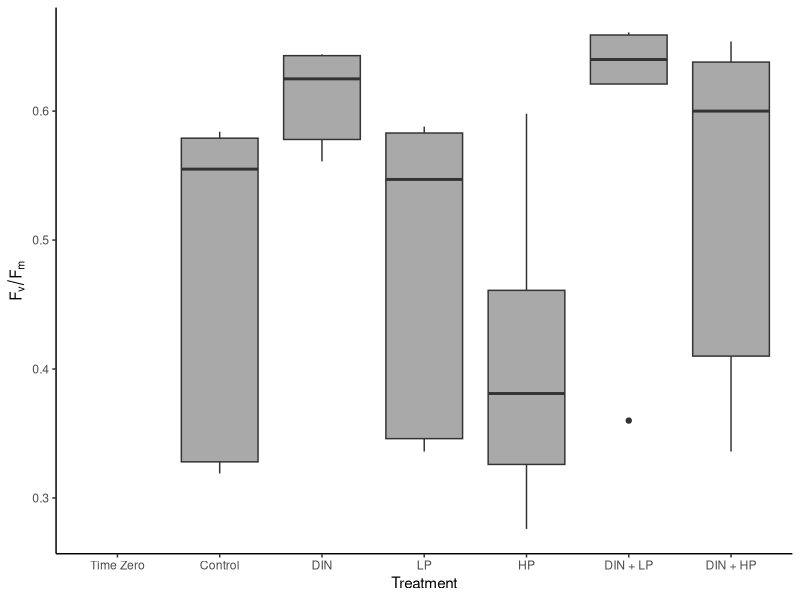

Write the R code that produced this figure.
#2023-07-31
#practice with PAM data - Bioassay 3 (07/04-06/23)

library(tidyverse)
library(dplyr)
library(lubridate)
library(readxl)
library(ggplot2)
library(car)
library(rstatix)

#import data

bioassay_3_PAM = read_excel("data/2023-07-06_bioassay_3.xlsx", sheet = "PAM")

summary(bioassay_3_PAM)
glimpse(bioassay_3_PAM)

#find average per treatment

bioassay_3_PAM_avg = bioassay_3_PAM %>%
  group_by(Other) %>%
  summarise(mean_FvFm = mean(FvFm))

bioassay_3_PAM_avg

#boxplot5

bioassay_3_fig_5 = ggplot() +
  geom_boxplot(aes(x = fct_relevel(Other, "T_0", "Control", "DIN", "LP", "HP", "DIN_LP", "DIN_HP"), 
                   y = FvFm),
               fill = "darkgrey",
               data = bioassay_3_PAM) +
  xlab("Treatment") +
  ylab(expression(F[v]/F[m])) +
  scale_x_discrete(labels= c("T_0" = "Time Zero", "Control" = "Control", "DIN" = "DIN", "LP" = "LP", "HP" = "HP", "DIN_LP" = "DIN + LP", "DIN_HP" = "DIN + HP")) +
  theme_classic() 
ggsave(bioassay_3_fig_5, filename = "figures/bioassay_3_fig_5.png",
       device = "png", height = 7, width = 11)

#anova to compare treatments

leveneTest(bioassay_3_PAM$FvFm ~ bioassay_3_PAM$Other)

PAM_ANOVA = oneway.test(FvFm ~ Other,
            data = bioassay_3_PAM,
            var.equal = TRUE)

oneway.test(FvFm ~ Other,
            data = bioassay_3_PAM,
            var.equal = FALSE)

bioassay_3_PAM_ANOVA = aov(FvFm~Other, data=bioassay_3_PAM)

bioassay_3_PAM_ANOVA

bioassay_3_Tukey_PAM = tukey_hsd(bioassay_3_PAM_ANOVA, conf.level = 0.95)

print(bioassay_3_Tukey_PAM, n = 22)

bioassay_3_post_hoc = games_howell_test(formula = FvFm ~ Other,
                                        data = bioassay_3_PAM, 
                                        conf.level = 0.95, 
                                        detailed = FALSE)

print(bioassay_3_post_hoc, n = 22)
